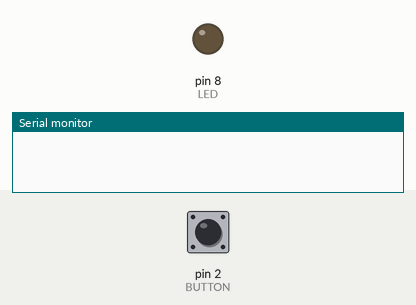
Recording of a sketch running on a simulated Arduino Uno, built with avr-gcc and run on an emulated ATmega328P. Parts: output pins drawn as LEDs (lit = HIGH), the last lines printed to the serial monitor. The test bench sets the inputs (shaded band); at power-on: pin 2 (BUTTON) LOW.

Above: at 1.2 s.
1.3 s: pin 2 (BUTTON) pulled HIGH for 3.2 s
At 2.1 s:
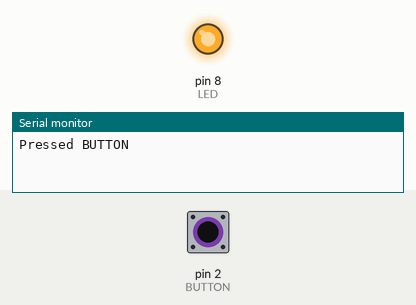
Timing chart, 0 to 10.8 s (numbered marks = the images above; inputs shaded):
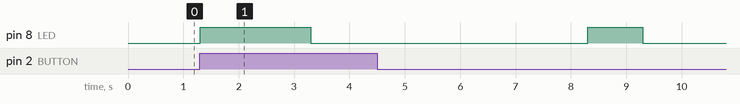

Measured:
- after the input at 1.3 s, pin 8 (LED): LOW → HIGH at once, → LOW 2.0 s later, → HIGH 5.0 s later, → LOW 1.0 s later

The sketch:

test12SimpleTimerLEDbutton.ino
```cpp
#include <SimpleTimer.h>
#define BUTTON 2
#define LED 8
SimpleTimer timer;
int mState = 0;
void setup() {
  Serial.begin(9600);
  pinMode(BUTTON,INPUT);
  pinMode(LED,OUTPUT);
}
void ledON(){
  digitalWrite(LED,HIGH);
  delay(1000);
  digitalWrite(LED,LOW);
  mState=0;
}
void loop() {
  int state = digitalRead(BUTTON);
  if(mState==0 && state==1){
    timer.setTimeout(5000,ledON);
    Serial.println("Pressed BUTTON");
    mState=1;
  }
  timer.run();
}
```
